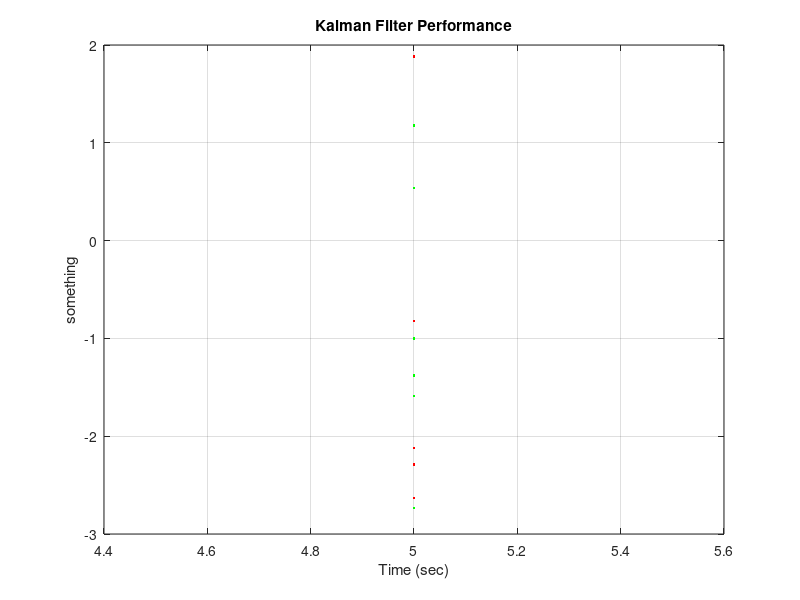

Write MATLAB code to recreate this figure.
% Title: Simple Quadratic-Linear Problem
% Program name: qlpsimple.m
% Based on qlpabel.m program by Amman, Hattori, Kendrick and Salas

%   Preliminaries
t = 5;   
a = 0.7;   b = -0.3;   
sum = 0;

u = zeros(1,t);   x = zeros(1,t);
%y = zeros(1,t);

x0 = -1;
xold = x0;
x2old = x0;
%y(1,0) = x0;

kg = .5;
%   The Forward loop
k = 0;
while k <= t;    
  noise1 = 5 * randn;
  noise2 = 5 * randn;
  glarge = - a / b;
  uopt = glarge * x0;
  
  xnew = a * x2old + b * uopt + noise1;
  ynew = xnew + noise2;
  xnew2 = xnew + kg * (ynew - xnew);
  
  sum = sum + 0.5 * xold^2;
  x(1,k+1) = xold;
  u(1,k+1) = uopt;
  y(1,k+1) = x2old;
  xold = xnew;
  x2old = xnew2;
  k = k+1;
end;                        

%   Print the solution
u = u'                        
x = x'
y = y'
Criterion = sum        
 

%graph
%t = 0 : dt : duration;
%t = t';
%plot(t,pos,'r',t,poshat,'g',t,posmeas,'b');
plot(t,x','r',t,y','g');
grid;
xlabel('Time (sec)');
ylabel('something');
title('Kalman Filter Performance');